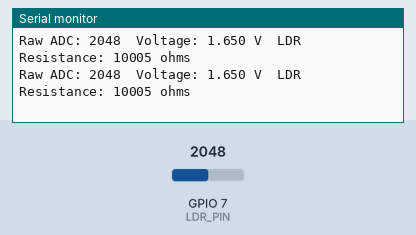
Bench run of a sketch on a simulated ESP32. On the bench: the last lines printed to the serial monitor. Inputs (shaded band) come from the test bench; at power-on: GPIO 7 (LDR_PIN) = 2048.

Above: at 2.2 s.
2.3 s: GPIO 7 (LDR_PIN) set to 4095
At 2.56 s:
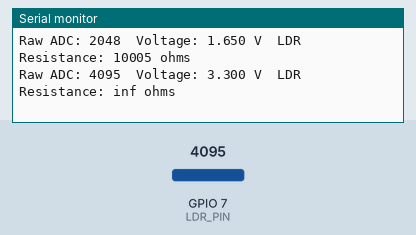
4.3 s: GPIO 7 (LDR_PIN) set to 3603
At 4.36 s:
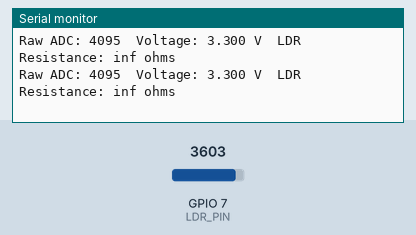

Measured:
- after the input at 2.3 s, the serial monitor: prints a new line after 0.10 s (image 1)

The sketch:

LDR_example.ino
```cpp
const int LDR_PIN = 7;            // ADC pin on ESP32
const float VREF = 3.3;           // ADC reference voltage
const int ADC_RESOLUTION = 4095;  // 12-bit ADC (0-4095)

const float R_FIXED = 10000.0;  // Fixed resistor value in ohms (10 kΩ)

void setup()
{
    Serial.begin(115200);
    delay(1000);
    Serial.println("ESP32 LDR Test");
}

void loop()
{
    // 1. Read the raw ADC value
    int rawValue = analogRead(LDR_PIN);

    // 2. Convert to voltage
    float vOut = ((float)rawValue / ADC_RESOLUTION) * VREF;


    // 3. Calculate the LDR resistance (depends on divider wiring)
    // Assuming R_FIXED is between 3.3V and the ADC pin, and LDR to GND:
    // Vout = Vcc * (R_LDR / (R_FIXED + R_LDR))
    // Solve for R_LDR:
    float rLDR = (R_FIXED * vOut) / (VREF - vOut);

    // 4. Print the results
    Serial.print("Raw ADC: ");
    Serial.print(rawValue);
    Serial.print("\tVoltage: ");
    Serial.print(vOut, 3);
    Serial.print(" V\tLDR Resistance: ");
    Serial.print(rLDR, 0);
    Serial.println(" ohms");

    // Optional: use rawValue or rLDR to determine brightness thresholds
    // Example: turn on an LED if it's dark:
    // if (rawValue > 3000) digitalWrite(LED_PIN, HIGH); else digitalWrite(LED_PIN, LOW);

    delay(200);  // read twice per second
}
```
